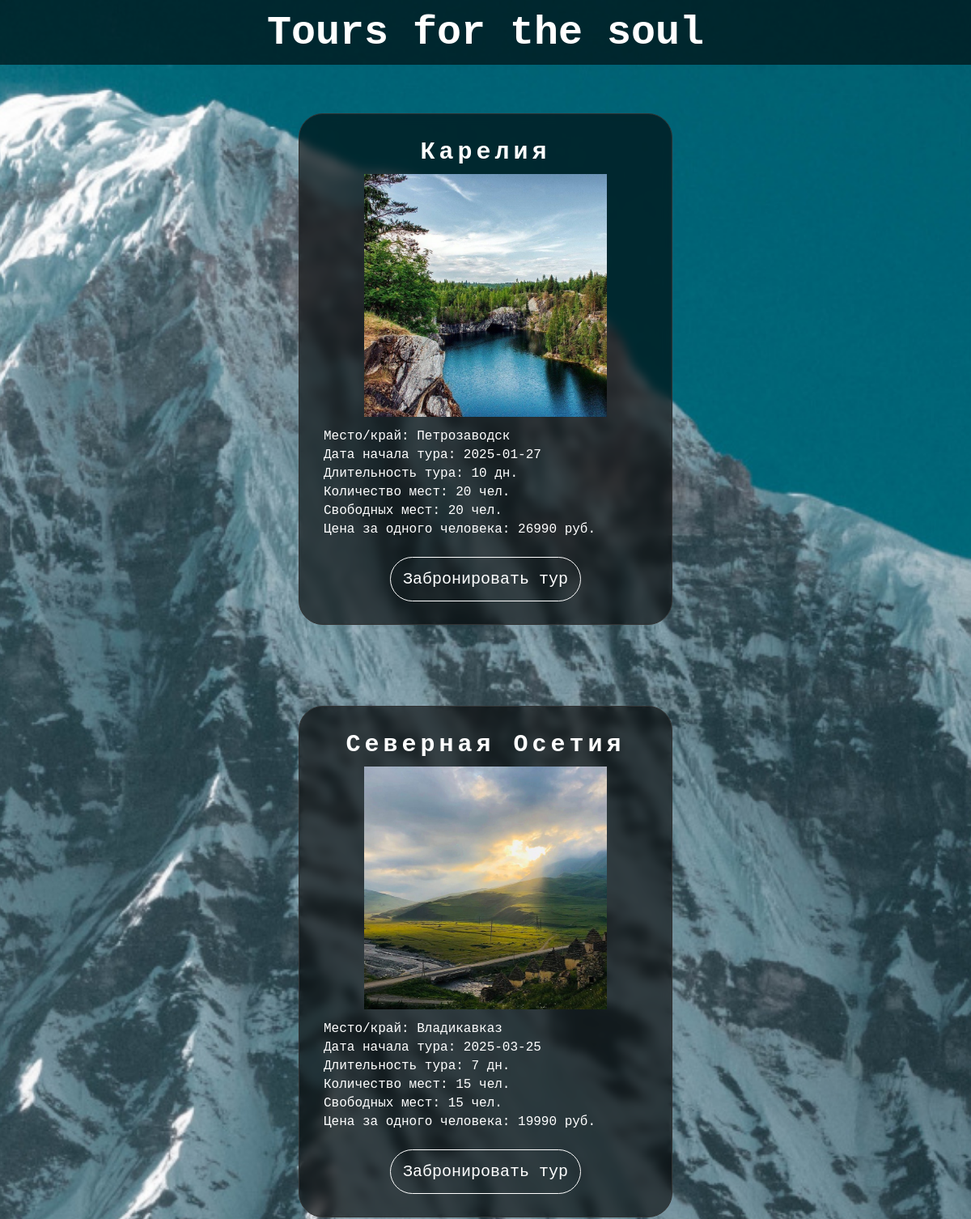
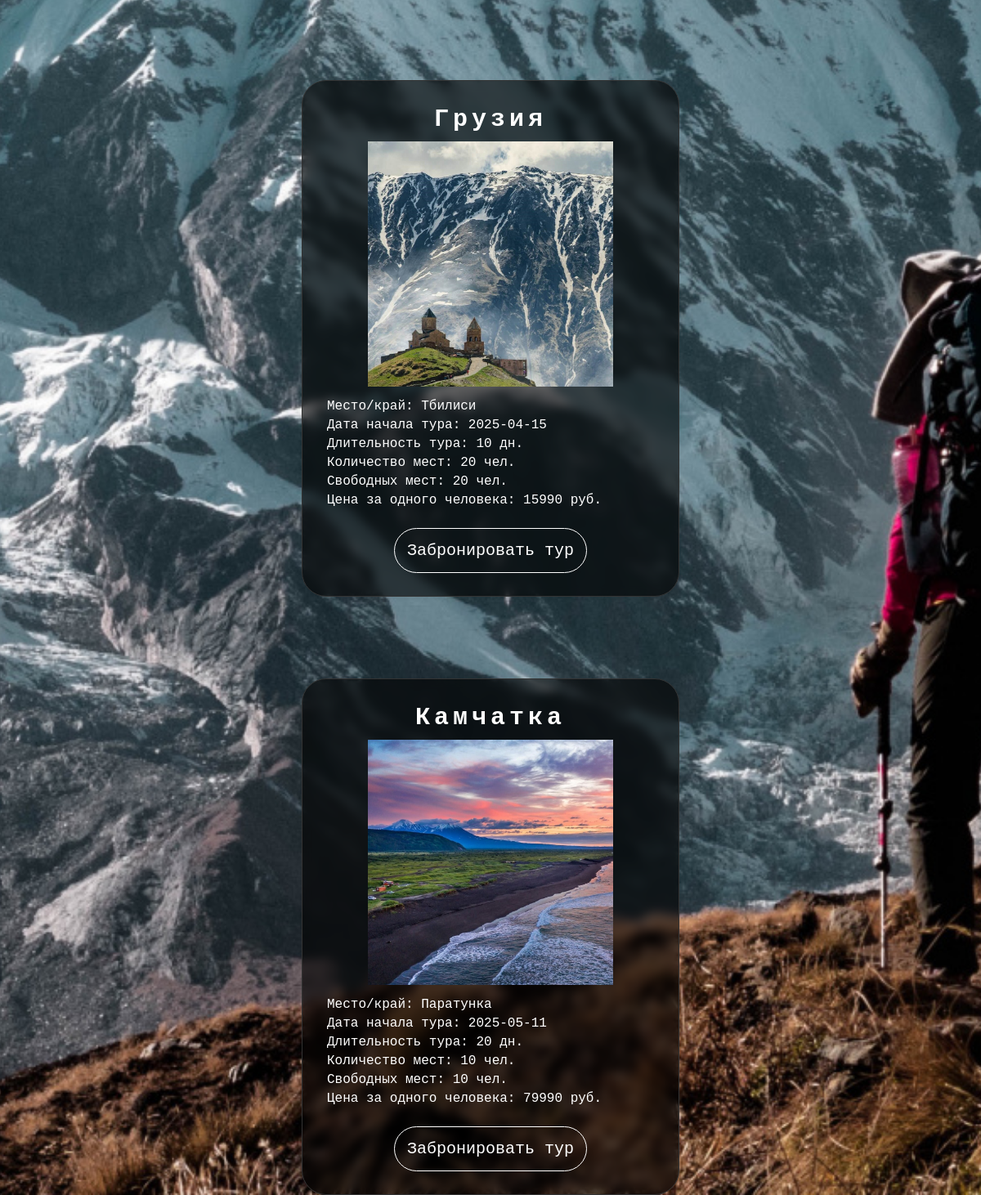
The app's page /views/tours/ with its own data (2 pictures, top to bottom).
### database/db.py (models this page shows)
class TourTable(Base):
    __tablename__ = 'tours'
    id = Column(Integer, primary_key=True)
    title = Column(String)
    description = Column(String)
    place = Column(String)
    start_date_tour = Column(String)
    duration = Column(Integer)
    max_people = Column(Integer)
    available_places = Column(Integer)
    occupied_places = Column(Integer)
    price_per_person = Column(Integer)
    image = Column(String)

### routers/routers_for_views.py (the view)
@router.get('/tours/', response_class=HTMLResponse)
async def tours_page(request: Request):
    logger.debug("Запрос на страницу туров")
    with SessionLocal() as session:
        logger.debug("Открытие сессии базы данных")
        query = select(TourTable)
        logger.debug(f"Выполнение запроса: {query}")
        result = session.execute(query)
        tour_models = result.scalars().all()
        if not tour_models:
            logger.info("Список туров пуст")
            context = {
                'request': request,
            }
            return templates.TemplateResponse('empty_list_tours_page.html', context)
        logger.info(f"Найдено {len(tour_models)} туров")
        context = {
            'request': request,
            'tour_models': tour_models,
        }
        return templates.TemplateResponse('list_tours_page.html', context)

### templates/list_tours_page.html (shortened to what this page needs)
{% extends 'base_page.html' %}
{% block head %}
<head>
    <link rel="stylesheet" type="text/css" href="{{ url_for('static', path='css/base_page_style.css') }}">
    <link rel="stylesheet" type="text/css" href="{{ url_for('static', path='css/list_tours_page_style.css') }}">
</head>
{% endblock %}
{% block content %}
    <div class="tours">
        {% for tour in tour_models %}
        <div class="show-tour">
            <div class="titel-tour">
                {{ tour.title }}
            </div>
            <div class="img-tour">
                <img src="{{ url_for('static', path='image/img_tour/' + tour.image) }}" alt="{{ tour.title }}" style="max-width: 300px; height: auto;">
            </div>
            <div class="desc-tour">
                <div class="place-tour">
                    <span>Место/край:</span>
                    {{ tour.place }}
                </div>
                <div class="start-date-tour">
                    <span>Дата начала тура:</span>
                    {{ tour.start_date_tour }}
                </div>
                <div class="duration-tour">
                    <span>Длительность тура:</span>
                    {{ tour.duration }} дн.
                </div>
                <div class="max-people-tour">
                    <span>Количество мест:</span>
                    {{ tour.max_people }} чел.
                </div>
                <div class="av-places-tour">
                    <span>Свободных мест:</span>
                    {{ tour.available_places }} чел.
                </div>
                <div class="price-tour">
                    <span>Цена за одного человека:</span>
                    {{ tour.price_per_person }} руб.
                </div>
            </div>
            <div class="button-tour">
                <a href="current_tour/{{ tour.id }}">Забронировать тур</a>
            </div>
        </div>
        {% endfor %}
    </div>
{% endblock %}

### templates/base_page.html (shortened to what this page needs)
<!DOCTYPE html>
<html lang="en">
{% block head %}{% endblock %}
<body>
    <div class="full-screen-img"></div>
    <div class="header">
        <div class="header-block">
            <a class="title" href="/">Tours for the soul</a>
        </div>
    </div>
    <div class="content">
        {% block content %}{% endblock %}
    </div>
</body>
</html>

### static/css/base_page_style.css (style rules this page uses)
body { display: flex; flex-direction: column; min-height: 100vh; margin: 0px; font-family: Courier New; }
.full-screen-img { background-image: url('/static/site_background/back_img.jpg'); background-size: cover; background-position: center; position: fixed; top: 0px; left: 0; width: 100%; height: 100%; z-index: -1; }
.header { display: flex; justify-content: center; background-color: rgba(0, 0, 0, 0.6); height: 80px; align-items: center; }
.header .header-block { display: flex; margin: 0px 0px 0px 20px; }
.header .header-block .title { display: block; margin: 0px 30px 0px 10px; font-size: 50px; text-decoration: none; color: white; font-weight: bold; }
.content { flex: 1; display: grid; grid-template-columns: 1fr; }

### static/css/list_tours_page_style.css (style rules this page uses)
.tours { display: grid; grid-template-columns: repeat(auto-fill, minmax(400px, 1fr)); gap: 100px; margin: 60px 200px 0px 200px; justify-items: center; }
.tours .show-tour { display: block; text-align: left; border: 1px solid #333; border-radius: 30px; padding: 30px; backdrop-filter: blur(6px); background-color: rgba(0, 0, 0, 0.6); width: 400px; height: 570px; }
.tours .show-tour .titel-tour { display: block; text-align: center; color: white; font-weight: bold; font-size: 30px; letter-spacing: 5px; }
.tours .show-tour .img-tour { display: block; text-align: center; margin: 10px 0px 10px 0px; }
.tours .show-tour .desc-tour { display: block; text-align: left; color: white; }
.tours .show-tour .desc-tour div { margin-bottom: 5px; }
.tours .show-tour .button-tour { display: flex; justify-content: center; margin: 25px 0px 0px 0px; }
.tours .show-tour .button-tour a { text-decoration: none; color: white; font-size: 20px; padding: 15px; border: 1px solid #ffffff; border-radius: 30px; transition: background-color 0.3s, color 0.3s; }

### records on screen
TourTable: title "Карелия", image+title (picture), place "Петрозаводск", start_date_tour "2025-01-27", duration "10", max_people "20", available_places "20", price_per_person "26990"
TourTable: title "Северная Осетия", image (picture), place "Владикавказ", start_date_tour "2025-03-25", duration "7", max_people "15", available_places "15", price_per_person "19990"
TourTable: title "Грузия", image+title (picture), place "Тбилиси", start_date_tour "2025-04-15", duration "10", max_people "20", available_places "20", price_per_person "15990"
TourTable: title "Камчатка", image+title (picture), place "Паратунка", start_date_tour "2025-05-11", duration "20", max_people "10", available_places "10", price_per_person "79990"
